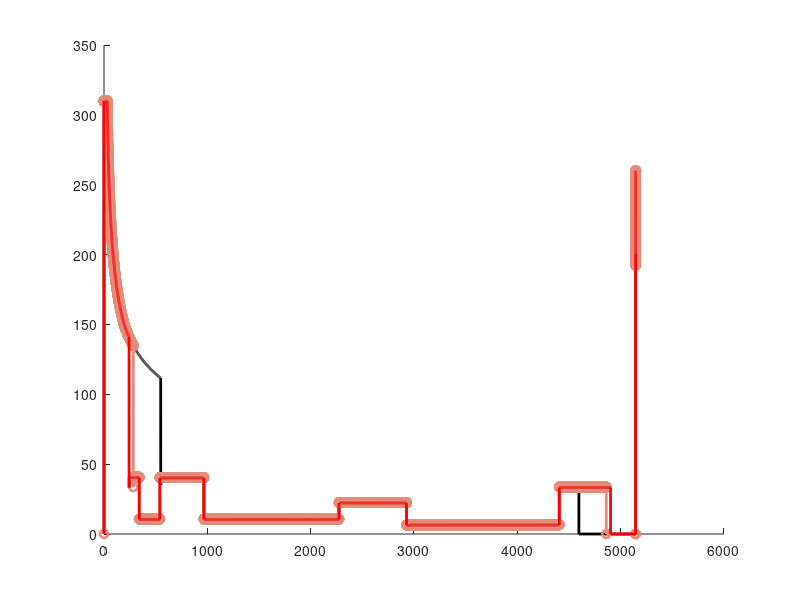

Recreate this plot in MATLAB. (Note: this script raises an error after producing the figure.)
%牵引制动力/距离
clc;clear;
tic;
%数据读入
load('T1.mat');
%%
EX=[];
V_1X=[];
V_2X=[];
tmin1X=[];
g=9.8;
v1=[100/3.6,23,22,19,14,10];
v2=[86/3.6,23,22,19,14,10];
% v1=100/3.6;
% v2=86/3.6;
mark=["-","-","--",":","--","--"];
Maks=["none",".","none","none","none","none"];
colo=[[0,0,0];[227,140,122];[255,0,0];[0,0,255];[176,101,89];[215,157,164]]./255;
n = length(v1);
for i=1:1:n
    V1=v1(i);
    V2=v2(i);
    
    Emin=80000;
    tmin1=100;

    dt=0.01;
    A=zeros(1,80000);
    S1=zeros(1,80000);
    E1=zeros(1,80000);
    F1=zeros(1,80000);
    jiao=atan(0.0617284*(10^-3));
    for i1=2:1:80000
        f1=2.0895+0.0098*A(i1-1)+0.006*(A(i1-1)^2);
        %计算ftra
        if  A(i1-1)<=10
            ftra=310;
        else
            ftra=310*(10)/A(i1-1);
        end
        F1(i1)=ftra;
        if jiao>=0
            A(i1)=(ftra-(f1+m*g*sin(jiao)))*dt/(m*rou)+A(i1-1);
        else
            A(i1)=(m*g*sin(jiao)+ftra-f1)*dt/(m*rou)+A(i1-1);
        end
        S1(i1)=S1(i1-1)+(A(i1)+A(i1-1))*dt/2;
        E1(i1)=E1(i1-1)+ftra*A(i1)*dt;
        if(A(i1)>V1)
            A(i1)=V1;
        end

        if(S1(i1)>4259.1)&(A(i1)>86/3.6)
            flag=1;
            break;
        end
        if(A(i1)>=V1) 
            break;
        end

        index = find(DisGra(:,1) <S1(i1));
        index=index(end);
        jiao=atan(DisGra(index, 2)*(10^-3));
    end
    if flag==1
        continue;
    end
    A = A(A~=0);
    A=[0,A];
    S1 = S1(S1~=0);
    S1=[0,S1];
    E1 = E1(E1~=0);
    E1=[0,E1];
    F1 = F1(F1~=0);
    F1=[0,F1];
    t1=(i1-1)*dt;

    %制动时间计算
    D=zeros(1,80000);
    % D(1)=Vmax;
    S4=zeros(1,80000);
    E4=zeros(1,80000);
    F4=zeros(1,80000);
    jiao2=atan(20.3086*(10^-3));
    for i4=2:1:80000
        f4=2.0895+0.0098*D(i4-1)+0.006*(D(i4-1)^2);
        if  D(i4-1)<=17
            ftra=260;
        else
            ftra=260*(17)/D(i4-1);
        end
        F4(i4)=ftra;
        if jiao2>=0
            D(i4)=-(0-(f4+m*g*sin(jiao2)+ftra))*dt/(m*rou)+D(i4-1);
        else
            D(i4)=-(m*g*sin(jiao2)-(ftra+f4))*dt/(m*rou)+D(i4-1);
        end

        S4(i4)=S4(i4)+(D(i4)+D(i4-1))*dt/2;
        E4(i4)=ftra*D(i4)*dt;
        if(D(i4)>V2) 
            break;
        end

        index = find(DisGra(:,1) <S-S4(i4));
        index=index(end);
        jiao2=atan(DisGra(index, 2)*(10^-3));
    end
    D = D(D~=0);
    D=[0,D];
    D=flip(D);
    S4 = S4(S4~=0);
    S4=[0,S4];
    S4=5144.7-flip(S4);
    t4=length(D)*dt;
    E4=flip(E4);
    E4=cumsum(E4);
    E4=[0,E4];
    F4 = F4(F4~=0);
    F4=flip(F4);
    F4=[0,F4];
    
    %惰行
    dt=0.01;
    C=zeros(1,180000);
    C(1)=V2;
    S3=zeros(1,180000);
    for i3=2:1:180000
        f3=2.0895+0.0098*C(i3-1)+0.006*(C(i3-1)^2);

        if jiao2>=0
            C(i3)=-(0-(f3+m*g*sin(jiao2)))*dt/(m*rou)+C(i3-1);
        else
            C(i3)=-(m*g*sin(jiao2)-(f3))*dt/(m*rou)+C(i3-1);
        end
       
        S3(i3)=S3(i3-1)+(C(i3)+C(i3-1))*dt/2;
        
        if(S4(1)-S3(i3)>4259.1)&(C(i3)>86/3.6)
            C(i3)=86/3.6;
            break;
        end
        if(C(i3)>=V1) 
            break;
        end
        index = find(DisGra(:,1) <S4(1)-S3(i3));
        index=index(end);
        jiao2=atan(DisGra(index, 2)*(10^-3));
    end
    C = C(C~=0);
    C=flip(C);
    S3 = S3(S3~=0);
    S3=[S3];
    S3=S4(1)-flip(S3);
    t3=(i3-1)*dt;

    %巡航
    dt=0.01;
    B=zeros(1,180000);
    B(1)=V1;
    S2=zeros(1,180000);
    S2(1)=S1(end);
    E2=zeros(1,18000);
    E2(1)=E1(end);
    F2=zeros(1,18000);
    for i2=2:1:180000
        f2=2.0895+0.0098*B(i2-1)+0.006*(B(i2-1)^2);
        B(i2)=B(i2-1);
        if jiao>=0
            ftra=f2+m*g*sin(jiao);
        else
            ftra=f2-m*g*sin(jiao);
        end
        F2(i2)=ftra;
        S2(i2)=S2(i2-1)+V1*dt;
        E2(i2)=E2(i2-1)+ftra*B(i2)*dt;
        if(S2(i2)>4259.1)&(B(i2)>86/3.6)
            B(i2)=86/3.6;
            S2(i2)=S2(i2-1)+1;
        end
        if(S2(i2)>(S3(1)-S1(end)))
            break;
        end

        index = find(DisGra(:,1) <S-S2(i2));
        index=index(end);
        jiao=atan(DisGra(index, 2)*(10^-3));
    end
    if flag==1
        continue;
    end
    B = B(B~=0);
    S2 = S2(S2~=0);
    F2 = F2(F2~=0);
    F2=[F1(end),F2];
    t2=(i2-1)*dt;
    
    hold on;
    col=colo(i,:);
    mak=mark(i);
    mak2=Maks(i);
    
    %牵引制动力/距离
%     plot([0,S1(end)],[Nmax,Nmax],'Color',col, 'LineWidth',2);
%     plot([S1(end),S1(end)],[Nmax,f2],'Color',col, 'LineWidth',2);
%     plot([S1(end),S3(1)],[f2,f2],'Color',col, 'LineWidth',2);
%牵引力
    plot([S1,S2,S2(end),S4(1),S4],[F1,F2,0,0,F4],'Color',col,  'LineStyle',mak,'Marker',mak2,'LineWidth',2);
%制动力
%     plot([S4(1),S4(end)],[Stopmax,Stopmax],'Color',col,  'LineStyle',mak,'Marker',mak2,'LineWidth',2)
end
legend('206s','216s','226s','256s','356s','506s','FontSize', 16);
set(gca, 'FontSize', 12);
xlim([0, 5200]);
% ylim([0,30]);

tt2=toc;
disp(['代码执行时间：', num2str(tt2), '秒']);